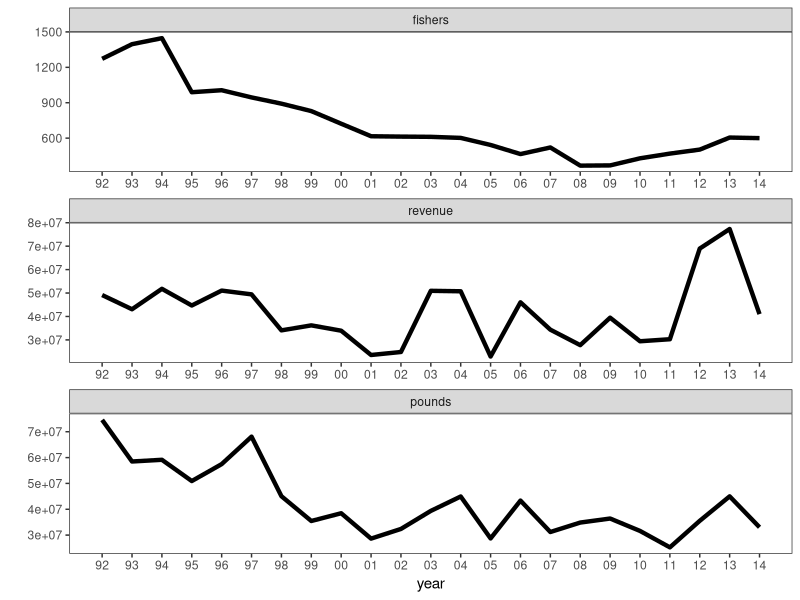
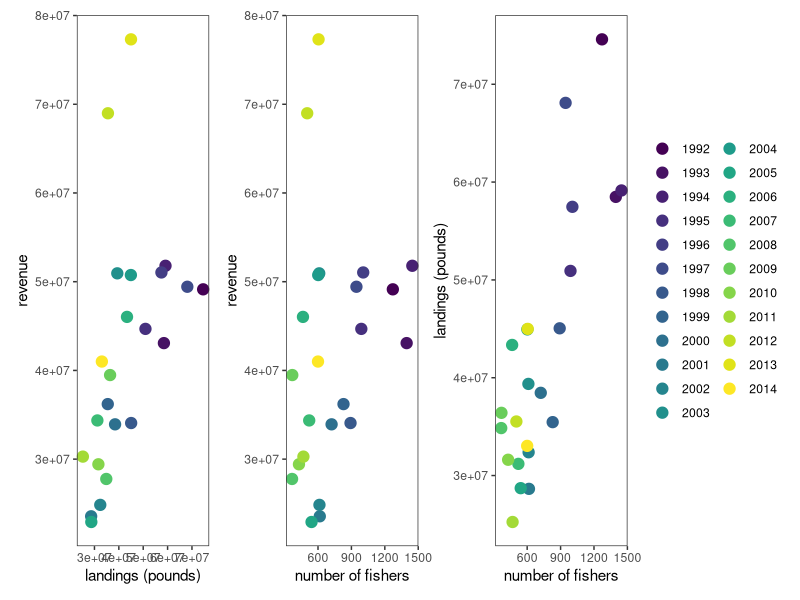

Recreate these plots in R, in order.
# Exploring overall California landings & fishery participation data for 
# 1992-2014, downloaded from the California Natural Resources Agency:
# https://data.cnra.ca.gov/dataset/human-uses-and-socioeconomic-dimensions-ca-north-coast-mpa-baseline-study-1992-2014

library(reshape2)
library(ggplot2)
library(viridis)
library(patchwork)

ca_summary <- read.csv("Data/ca_summary_92-14.csv")

# Overall trends across timeseries --------------------------------------------
summary_long <- melt(ca_summary, id="year")  # convert to long form for faceted graph
summary_long$year <- as.numeric(summary_long$year)

# Create list to use as year labels in graph
years <- c("92", "93", "94", "95", "96", "97", "98", "99", "00", "01", "02", 
           "03", "04", "05", "06", "07", "08", "09", "10", "11", "12", "13", "14")

summary_plot <- ggplot(summary_long, aes(x = year, y = value)) + 
  theme_bw() +
  geom_line(size = 1.5) +  
  ylab(" ") + 
  scale_x_continuous(labels=years, breaks=ca_summary$year) +
  theme(panel.grid.major = element_blank(), panel.grid.minor = element_blank()) +
  facet_wrap(~variable, scale="free", ncol = 1)
# summary_plot  # view plot

ggsave(filename="Figures/summary_timeseries.pdf", plot=summary_plot,
       width=150, height=250, units="mm", dpi=300)

# Fisheries revenue vs. pounds landed -----------------------------------------
ca_summary$year <- factor(ca_summary$year)  # year as factor

pounds_revenue <- ggplot(ca_summary, aes(x = pounds, y = revenue, color = year)) + 
  theme_bw() +
  geom_point(size = 3.5) + 
  scale_color_viridis(discrete=TRUE) + #color of points from viridis
  xlab("landings (pounds)") + 
  ylab("revenue") + 
  theme(legend.title=element_blank()) +  # no legend title
  theme(panel.grid.major = element_blank(), panel.grid.minor = element_blank()) 
# pounds_revenue  # view plot

summary(lm(ca_summary$revenue ~ ca_summary$pounds))

# Fisheries revenue vs. number of fishers -------------------------------------
fishers_revenue <- ggplot(ca_summary, aes(x = fishers, y = revenue, color = year)) + 
  theme_bw() +
  geom_point(size = 3.5) + 
  scale_color_viridis(discrete=TRUE) + 
  xlab("number of fishers") + 
  ylab("revenue") + 
  theme(legend.title=element_blank()) +  
  theme(panel.grid.major = element_blank(), panel.grid.minor = element_blank()) 
# fishers_revenue  # view plot

summary(lm(ca_summary$revenue ~ ca_summary$fishers))

# Fisheries number of fishers vs. pounds landed -------------------------------
fishers_pounds <- ggplot(ca_summary, aes(x = fishers, y = pounds, color = year)) + 
  theme_bw() +
  geom_point(size = 3.5) + 
  scale_color_viridis(discrete=TRUE) + 
  xlab("number of fishers") + 
  ylab("landings (pounds)") + 
  theme(legend.title=element_blank()) +  
  theme(panel.grid.major = element_blank(), panel.grid.minor = element_blank()) 
# fishers_pounds  # view plot

summary(lm(ca_summary$pounds ~ ca_summary$fishers))

# All scatter plots together --------------------------------------------------
# Combine plots with patchwork & "collect" legends together into one
all <- pounds_revenue + fishers_revenue + fishers_pounds + 
  plot_layout(guides="collect")

ggsave(filename="Figures/summary_all.pdf", plot=all,
       width=350, height=100, units="mm", dpi=300)
